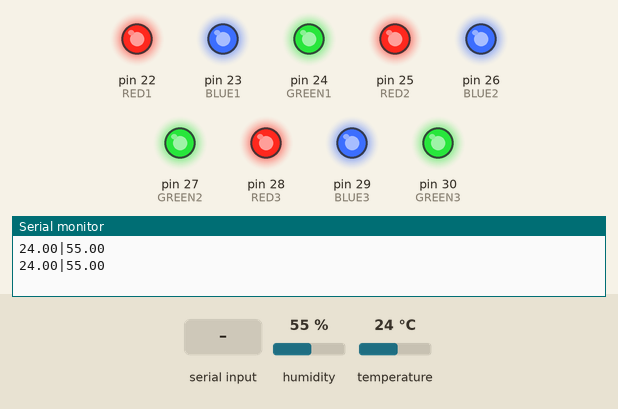
Bench run of a sketch on a simulated Arduino Mega 2560, built with avr-gcc and run on an emulated ATmega2560. Shown: output pins drawn as LEDs (lit = HIGH), the last lines printed to the serial monitor. The test bench sets the inputs (shaded band); at power-on: humidity 55 %, temperature 24 °C.

Above: at 2.8 s.
2.9 s: "1\n" received over Serial
At 4.4 s:
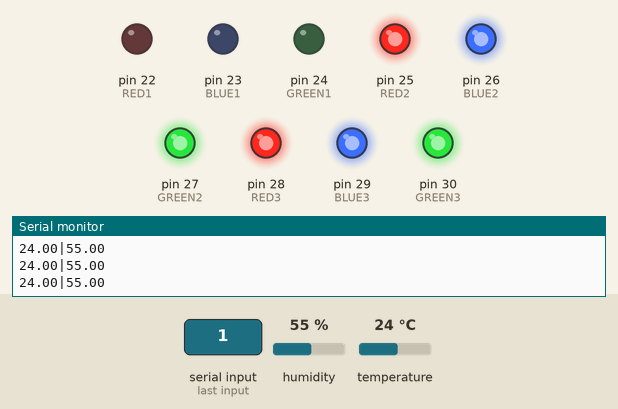
5.5 s: "3\n" received over Serial
At 7.2 s:
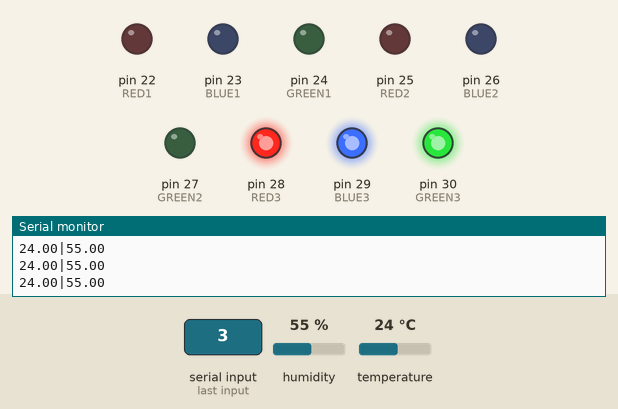
7.5 s: "0\n" received over Serial
At 9.1 s:
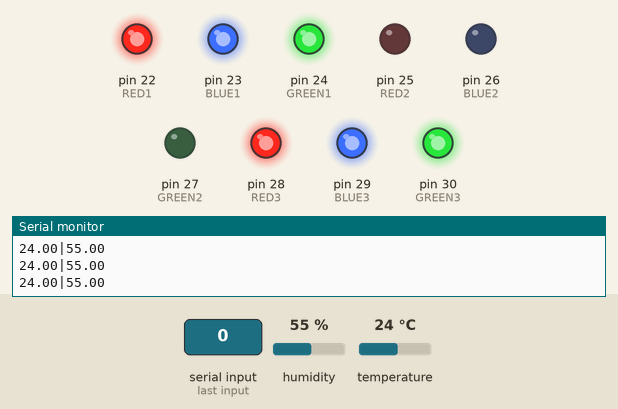
9.5 s: "5\n" received over Serial
At 10.8 s:
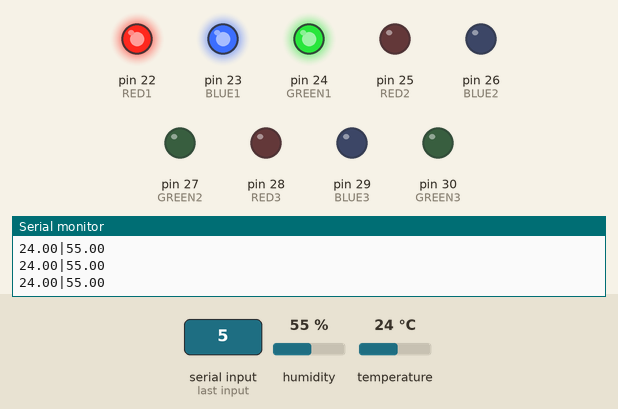
11.5 s: "2\n" received over Serial
At 12.6 s:
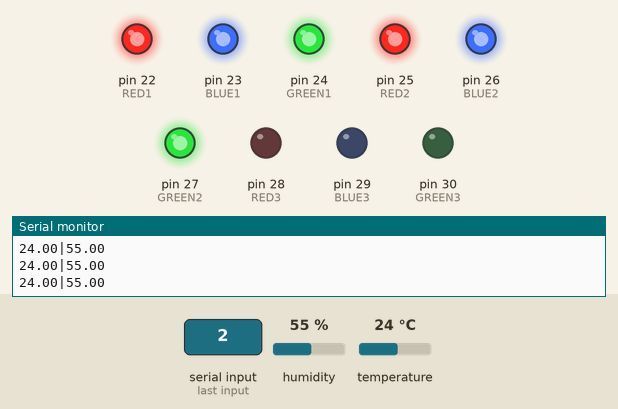
13.5 s: "4\n" received over Serial
At 14.4 s:
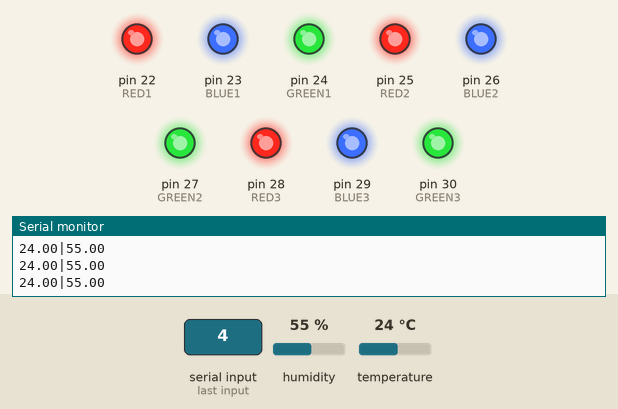
Timing chart, 0 to 16.5 s (numbered marks = the images above; inputs shaded):
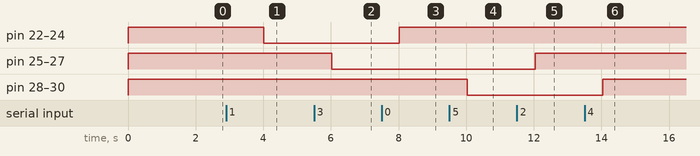

Measured:
- after the input at 2.9 s, pin 22 (RED1), pin 23 (BLUE1), pin 24 (GREEN1): HIGH → LOW after 1.1 s
- after the input at 5.5 s, pin 25 (RED2), pin 26 (BLUE2), pin 27 (GREEN2): HIGH → LOW after 0.52 s
- after the input at 7.5 s, pin 22 (RED1), pin 23 (BLUE1), pin 24 (GREEN1): LOW → HIGH after 0.53 s
- after the input at 9.5 s, pin 28 (RED3), pin 29 (BLUE3), pin 30 (GREEN3): HIGH → LOW after 0.53 s
- after the input at 11.5 s, pin 25 (RED2), pin 26 (BLUE2), pin 27 (GREEN2): LOW → HIGH after 0.54 s
- after the input at 13.5 s, pin 28 (RED3), pin 29 (BLUE3), pin 30 (GREEN3): LOW → HIGH after 0.54 s

The sketch:

mqtt_home4.ino
```cpp
#include "DHT.h"

#define DHTTYPE DHT22
#define DHTPIN 2

#define RED1 22
#define BLUE1 23
#define GREEN1 24
#define RED2 25
#define BLUE2 26
#define GREEN2 27
#define RED3 28
#define BLUE3 29
#define GREEN3 30


DHT dht(DHTPIN, DHTTYPE);

void LED1powerOff()
{ // LED common anode라서 high가 비활성화 low가 활성화임
  digitalWrite(RED1, HIGH);
  digitalWrite(BLUE1, HIGH);
  digitalWrite(GREEN1, HIGH);
}

void LED2powerOff()
{ // LED common anode라서 high가 비활성화 low가 활성화임
  digitalWrite(RED2, HIGH);
  digitalWrite(BLUE2, HIGH);
  digitalWrite(GREEN2, HIGH);
}

void LED3powerOff()
{ // LED common anode라서 high가 비활성화 low가 활성화임
  digitalWrite(RED3, HIGH);
  digitalWrite(BLUE3, HIGH);
  digitalWrite(GREEN3, HIGH);
}

void setup()
{
  Serial.begin(9600); // 라즈베리파이랑 시리얼 통신

  dht.begin();

  pinMode(RED1, OUTPUT);
  pinMode(RED2, OUTPUT);
  pinMode(RED3, OUTPUT);
  pinMode(BLUE1, OUTPUT);
  pinMode(BLUE2, OUTPUT);
  pinMode(BLUE3, OUTPUT);
  pinMode(GREEN1, OUTPUT);
  pinMode(GREEN2, OUTPUT);
  pinMode(GREEN3, OUTPUT);

  LED1powerOff();
  LED2powerOff();
  LED3powerOff();
}

void loop()
{
  float humidity = dht.readHumidity();
  float temperature = dht.readTemperature();
  float f = dht.readTemperature(true);

  // 온습도
  if (isnan(temperature) || isnan(humidity))
  {
    Serial.println("0.0|0.0");
  }
  else
  {
    Serial.print(temperature);
    Serial.print("|");
    Serial.println(humidity);
  }

  delay(2000);


  // LED
  if (Serial.available() > 0)
  {
    String command = Serial.readStringUntil('\n');

    if (command == "0") {
      LED1powerOff();
    }
    else if (command == "1") {
      digitalWrite(RED1, LOW);
      digitalWrite(BLUE1, LOW);
      digitalWrite(GREEN1, LOW);
    }
    else if (command == "2") {
      LED2powerOff();
    }
    else if (command == "3") {
      digitalWrite(RED2, LOW);
      digitalWrite(BLUE2, LOW);
      digitalWrite(GREEN2, LOW);
    }
    else if (command == "4") {
      LED3powerOff();
    }
    else if (command == "5") {
      digitalWrite(RED3, LOW);
      digitalWrite(BLUE3, LOW);
      digitalWrite(GREEN3, LOW);
    }
  }
}
```
